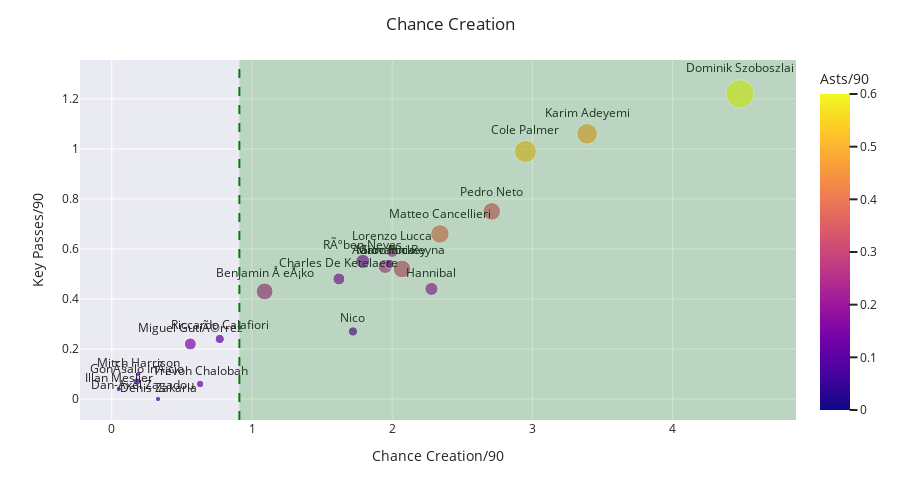

The code cell stored with this chart in its notebook:
### Code cell
#Analysing Chance Creation ability
fig = px.scatter(df, x="K Ps/90", y="Ch C/90", text="Name", log_x=False, size_max=20, color='Asts/90',size="Ast")
#fig.update_yaxes(autorange="reversed")
fig.update_traces(textposition='top center')
fig.update_layout(height=500)
fig.update_xaxes(title_text='Chance Creation/90')
fig.update_yaxes(title_text='Key Passes/90')
fig.add_vline(x=0.91, opacity=1, line_width=2, line_dash='dash', line_color='green')
fig.add_vrect(x0=0.91, x1=df["K Ps/90"].max()+0.4, line_width=0, fillcolor="green", opacity=0.2)
for template in ["seaborn"]:
    fig.update_layout(template=template, title="Chance Creation")
fig.show()

### Figure 1 — Plotly figure (JSON) as saved in the notebook; plotly's stock layout.template omitted (floating-point values rounded to 4 significant figures)
{"data": [{"hovertemplate": "K Ps/90=%{x}<br>Ch C/90=%{y}<br>Ast=%{marker.size}<br>Name=%{text}<br>Asts/90=%{marker.color}<extra></extra>", "legendgroup": "", "marker": {"color": [0.02, 0.1, 0, 0.04, 0.11, 0.03, 0.23, 0.1, 0.15, 0.25, 0.1, 0.24, 0.16, 0.15, 0.2, 0.3, 0.16, 0.47, 0.51, 0.37, 0.33, 0.6], "coloraxis": "coloraxis", "size": [1, 1, 0, 2, 2, 1, 5, 3, 5, 7, 3, 10, 5, 3, 6, 11, 7, 15, 17, 12, 11, 28], "sizemode": "area", "sizeref": 0.07, "symbol": "circle"}, "mode": "markers+text", "name": "", "orientation": "v", "showlegend": false, "text": ["Illan Meslier", "Mitch Harrison", "Dan-Axel Zagadou", "GonÃ§alo InÃ¡cio", "Trevoh Chalobah", "Denis Zakaria", "Lorenzo Lucca", "Nico", "Miguel GutiÃ©rrez", "Marc Roca", "Riccardo Calafiori", "Benjamin Å eÅ¡ko", "Charles De Ketelaere", "Aaron Hickey", "Hannibal", "Giovanni Reyna", "RÃºben Neves", "Karim Adeyemi", "Cole Palmer", "Matteo Cancellieri", "Pedro Neto", "Dominik Szoboszlai"], "textposition": "top center", "type": "scatter", "x": [0.05, 0.19, 0.22, 0.18, 0.63, 0.33, 2, 1.72, 0.56, 1.95, 0.77, 1.09, 1.62, 1.98, 2.28, 2.07, 1.79, 3.39, 2.95, 2.34, 2.71, 4.48], "xaxis": "x", "y": [0.04, 0.1, 0.03, 0.07, 0.06, 0, 0.59, 0.27, 0.22, 0.53, 0.24, 0.43, 0.48, 0.54, 0.44, 0.52, 0.55, 1.06, 0.99, 0.66, 0.75, 1.22], "yaxis": "y"}], "layout": {"coloraxis": {"colorbar": {"title": {"text": "Asts/90"}}, "colorscale": [[0, "#0d0887"], [0.1111, "#46039f"], [0.2222, "#7201a8"], [0.3333, "#9c179e"], [0.4444, "#bd3786"], [0.5556, "#d8576b"], [0.6667, "#ed7953"], [0.7778, "#fb9f3a"], [0.8889, "#fdca26"], [1, "#f0f921"]]}, "height": 500, "legend": {"itemsizing": "constant", "tracegroupgap": 0}, "margin": {"t": 60}, "shapes": [{"line": {"color": "green", "dash": "dash", "width": 2}, "opacity": 1, "type": "line", "x0": 0.91, "x1": 0.91, "xref": "x", "y0": 0, "y1": 1, "yref": "y domain"}, {"fillcolor": "green", "line": {"width": 0}, "opacity": 0.2, "type": "rect", "x0": 0.91, "x1": 4.88, "xref": "x", "y0": 0, "y1": 1, "yref": "y domain"}], "title": {"text": "Chance Creation"}, "xaxis": {"anchor": "y", "domain": [0, 1], "title": {"text": "Chance Creation/90"}}, "yaxis": {"anchor": "x", "domain": [0, 1], "title": {"text": "Key Passes/90"}}}}
